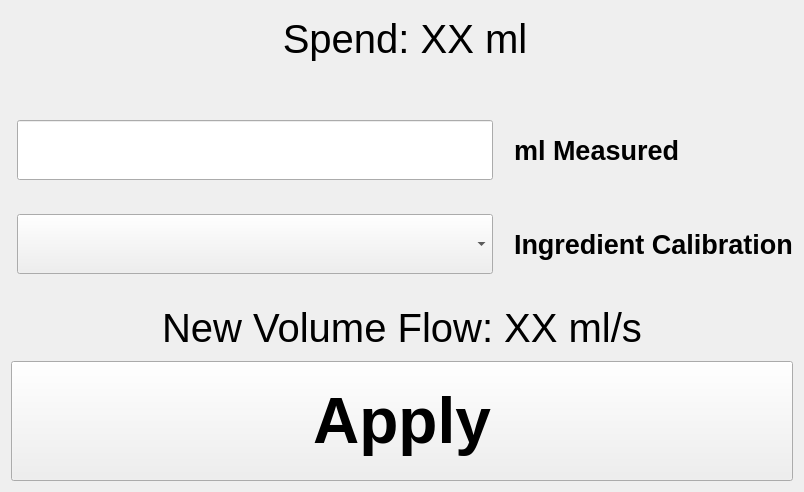
<?xml version="1.0" encoding="UTF-8"?>
<ui version="4.0">
 <class>CalibrationRealWidget</class>
 <widget class="QWidget" name="CalibrationRealWidget">
  <property name="geometry">
   <rect>
    <x>0</x>
    <y>0</y>
    <width>804</width>
    <height>492</height>
   </rect>
  </property>
  <property name="windowTitle">
   <string>Form</string>
  </property>
  <layout class="QVBoxLayout" name="verticalLayout">
   <item>
    <layout class="QGridLayout" name="gridLayout">
     <item row="4" column="2">
      <widget class="QLabel" name="label_ingredient">
       <property name="font">
        <font>
         <pointsize>20</pointsize>
         <weight>75</weight>
         <bold>true</bold>
        </font>
       </property>
       <property name="text">
        <string>  Ingredient Calibration</string>
       </property>
       <property name="alignment">
        <set>Qt::AlignLeading|Qt::AlignLeft|Qt::AlignVCenter</set>
       </property>
       <property name="margin">
        <number>0</number>
       </property>
       <property name="cssClass" stdset="0">
        <string>bold</string>
       </property>
      </widget>
     </item>
     <item row="2" column="2" rowspan="2">
      <widget class="QLabel" name="label_measured">
       <property name="font">
        <font>
         <pointsize>20</pointsize>
         <weight>75</weight>
         <bold>true</bold>
        </font>
       </property>
       <property name="text">
        <string>  ml Measured</string>
       </property>
       <property name="alignment">
        <set>Qt::AlignLeading|Qt::AlignLeft|Qt::AlignVCenter</set>
       </property>
       <property name="cssClass" stdset="0">
        <string>bold</string>
       </property>
      </widget>
     </item>
     <item row="7" column="0" colspan="3">
      <layout class="QHBoxLayout" name="horizontalLayout_2">
       <item>
        <widget class="QPushButton" name="button_apply">
         <property name="minimumSize">
          <size>
           <width>0</width>
           <height>120</height>
          </size>
         </property>
         <property name="maximumSize">
          <size>
           <width>16777215</width>
           <height>500</height>
          </size>
         </property>
         <property name="font">
          <font>
           <pointsize>48</pointsize>
           <weight>75</weight>
           <bold>true</bold>
          </font>
         </property>
         <property name="text">
          <string>Apply</string>
         </property>
         <property name="cssClass" stdset="0">
          <string>btn-inverted</string>
         </property>
        </widget>
       </item>
      </layout>
     </item>
     <item row="0" column="1" colspan="2">
      <widget class="QLabel" name="label_spend_volume">
       <property name="font">
        <font>
         <pointsize>30</pointsize>
         <weight>50</weight>
         <bold>false</bold>
        </font>
       </property>
       <property name="text">
        <string>Spend: XX ml</string>
       </property>
       <property name="alignment">
        <set>Qt::AlignCenter</set>
       </property>
       <property name="margin">
        <number>10</number>
       </property>
       <property name="cssClass" stdset="0">
        <string/>
       </property>
      </widget>
     </item>
     <item row="4" column="1">
      <widget class="QComboBox" name="input_ingredient">
       <property name="minimumSize">
        <size>
         <width>105</width>
         <height>60</height>
        </size>
       </property>
       <property name="maximumSize">
        <size>
         <width>600</width>
         <height>60</height>
        </size>
       </property>
       <property name="font">
        <font>
         <pointsize>14</pointsize>
         <weight>75</weight>
         <bold>true</bold>
        </font>
       </property>
       <property name="layoutDirection">
        <enum>Qt::LeftToRight</enum>
       </property>
       <property name="maxVisibleItems">
        <number>11</number>
       </property>
      </widget>
     </item>
     <item row="6" column="0" colspan="3">
      <widget class="QLabel" name="label_new_flow">
       <property name="font">
        <font>
         <pointsize>30</pointsize>
         <weight>50</weight>
         <bold>false</bold>
        </font>
       </property>
       <property name="text">
        <string>New Volume Flow: XX ml/s</string>
       </property>
       <property name="alignment">
        <set>Qt::AlignCenter</set>
       </property>
       <property name="margin">
        <number>20</number>
       </property>
       <property name="cssClass" stdset="0">
        <string>neutral</string>
       </property>
      </widget>
     </item>
     <item row="5" column="1" colspan="2">
      <spacer name="verticalSpacer">
       <property name="orientation">
        <enum>Qt::Vertical</enum>
       </property>
       <property name="sizeType">
        <enum>QSizePolicy::Fixed</enum>
       </property>
       <property name="sizeHint" stdset="0">
        <size>
         <width>20</width>
         <height>20</height>
        </size>
       </property>
      </spacer>
     </item>
     <item row="2" column="1" rowspan="2">
      <widget class="ClickableLineEdit" name="input_measured_amount">
       <property name="minimumSize">
        <size>
         <width>0</width>
         <height>0</height>
        </size>
       </property>
       <property name="maximumSize">
        <size>
         <width>16777215</width>
         <height>60</height>
        </size>
       </property>
       <property name="font">
        <font>
         <pointsize>32</pointsize>
         <weight>75</weight>
         <bold>true</bold>
        </font>
       </property>
       <property name="alignment">
        <set>Qt::AlignCenter</set>
       </property>
       <property name="cssClass" stdset="0">
        <string>secondary bold</string>
       </property>
      </widget>
     </item>
     <item row="1" column="1" colspan="2">
      <spacer name="verticalSpacer_2">
       <property name="orientation">
        <enum>Qt::Vertical</enum>
       </property>
       <property name="sizeType">
        <enum>QSizePolicy::Fixed</enum>
       </property>
       <property name="sizeHint" stdset="0">
        <size>
         <width>20</width>
         <height>20</height>
        </size>
       </property>
      </spacer>
     </item>
    </layout>
   </item>
  </layout>
 </widget>
 <customwidgets>
  <customwidget>
   <class>ClickableLineEdit</class>
   <extends>QLineEdit</extends>
   <header>src.ui_elements.clickablelineedit.h</header>
  </customwidget>
 </customwidgets>
 <resources/>
 <connections/>
</ui>
